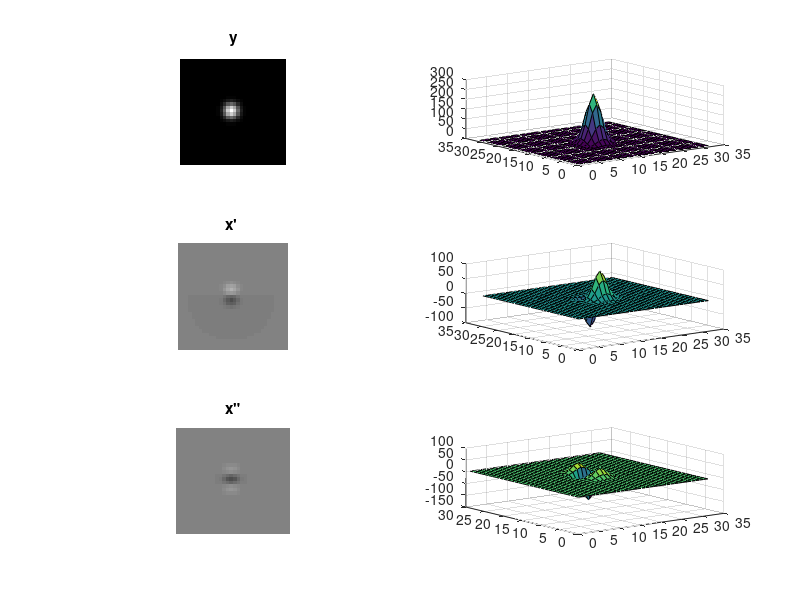

MATLAB code for this plot:
close all;
clear;
%%%%%%%%%%%%%%%%%%%%%%%%%%%%%%%%%%%%%%%%%%%%%%%%%%%%%%%%%%%%%%%%%%%%%%%
% EDGE DETECTION LAB
%%%%%%%%%%%%%%%%%%%%%%%%%%%%%%%%%%%%%%%%%%%%%%%%%%%%%%%%%%%%%%%%%%%%%%%

N = 32;
n = (-(0):1:N-1);
sigma = 1.5;
i = (-(N):1:N-1);

%exp distribution
%{
figure('name','exp distribution');
x = 100*exp((-2)*(n-8).^2);
x_diff = diff(x);
x_diff2 = diff(x_diff);
n_diff = n(1:length(n)-1);
%n_diff = n_diff+1;
n_diff2 = n_diff(1:length(n_diff)-1);
%n_diff2 = n_diff2+1;
subplot(3,2,1);
plot(n,x);
title('x');
subplot(3,2,3);
plot(n_diff,x_diff);
title('x' ');
subplot(3,2,5);
plot(n_diff2,x_diff2);
title('x"');
%}

%Gaussion distribution 1D
%{
y = 1*(exp((-1)*(i.^2)/(2*sigma^2)));
y_diff = diff(y);
y_diff2 = diff(y_diff);
i_diff = i(1:length(i)-1);
i_diff2 = i_diff(1:length(i_diff)-1);
figure('name','Gaussion distribution 1D');
subplot(3,2,1);
plot(i,y);
title('y');
subplot(3,2,3);
plot(i_diff,y_diff);
title('x'' ');
subplot(3,2,5);
plot(i_diff2,y_diff2);
title('x"');
subplot(3,2,6);
plot(i,y,i_diff,y_diff,i_diff2,y_diff2);
title('x x'' x"');
%}

%Gaussion distribution 2D
for j = 1 : N
   for i = 1 : N
       %y(j,i) = (-1)*(1/sqrt(2*(sigma^2)))*(exp((-1)*((i-1)^2+(j-1)^2)/(2*sigma^2)));
       y(j,i) = 255*(exp((-1)*((i-N/2)^2+(j-N/2)^2)/(2*sigma^2)));
   end
end

figure('name','Gaussion distribution 2D');
y_diff = diff(y);
y_diff2 = diff(y_diff);
subplot(3,2,1);
imshow(y, [0, 255]);
title('y');
subplot(3,2,3);
imshow(y_diff, [-255, 255]);
title('x'' ');
subplot(3,2,5);
y_diff2 = int64(y_diff2);
imshow(y_diff2, [-255, 255]);
title('x"');

subplot(3,2,2);
surf(y);
subplot(3,2,4);
surf(y_diff);
subplot(3,2,6);
surf(y_diff2);
